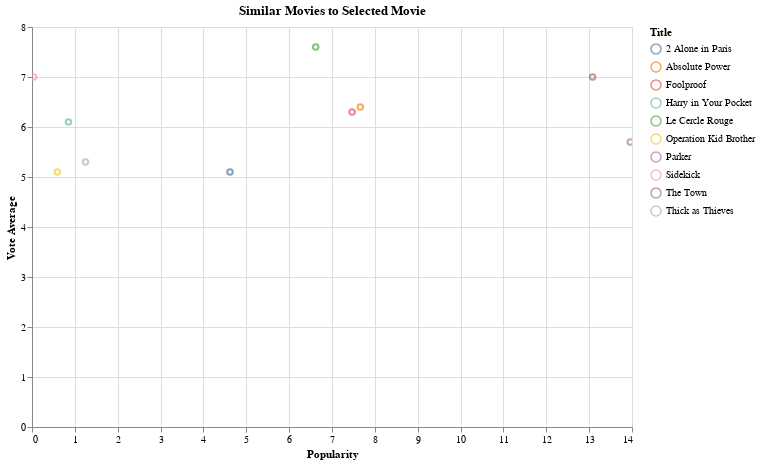

Source (notebook cell):
### Code cell
# Function to find similar movies
def find_similar_movies(movie_title, top_n=10):
    idx = movies_metadata_overview[movies_metadata_overview['title'] == movie_title].index[0]
    query_embedding = embeddings[idx].reshape(1, -1)

    # Calculate cosine similarity between the query and all movie embeddings
    similarities = cosine_similarity(query_embedding, embeddings).flatten()

    # Get the top N similar movies
    similar_indices = similarities.argsort()[::-1][1:top_n+1]
    similar_movies = movies_metadata_overview.iloc[similar_indices]

    return similar_movies

# pick 5 movies from the top 100 movies
filtered_movies = movies_metadata_credits.head(100).sample(5)
similar_movies = pd.concat([find_similar_movies(movie_title).assign(query_title=movie_title) for movie_title in filtered_movies['title']])
similar_movies = similar_movies.copy()
similar_movies['popularity'] = similar_movies['popularity'].astype(float).round(2)

dropdown_symbol = alt.binding_select(options=list(similar_movies["query_title"].unique()), name=" ")
selection_symbol = alt.selection_point(fields=["query_title"], bind=dropdown_symbol, value=filtered_movies['title'].values[0])

# display the similar movies on a chart
alt.Chart(similar_movies).mark_point().encode(
    alt.X('popularity', title='Popularity'),
    alt.Y('vote_average', title='Vote Average'),
    alt.Color('title', title='Title'),
    tooltip=['title', 'overview']
).add_params(
    selection_symbol
).transform_filter(
    selection_symbol
).properties(
    title='Similar Movies to Selected Movie',
    width=600,
    height=400,
).interactive()

### Figure 1 — Vega-Lite specification as saved in the notebook (floating-point values rounded to 4 significant figures)
{"config": {"view": {"continuousWidth": 300, "continuousHeight": 300}}, "data": {"name": "data-db4389282b570057c6e3a34d7d3a7213"}, "mark": {"type": "point"}, "encoding": {"color": {"field": "title", "title": "Title", "type": "nominal"}, "tooltip": [{"field": "title", "type": "nominal"}, {"field": "overview", "type": "nominal"}], "x": {"field": "popularity", "title": "Popularity", "type": "quantitative"}, "y": {"field": "vote_average", "title": "Vote Average", "type": "quantitative"}}, "height": 400, "params": [{"name": "param_65", "select": {"type": "point", "fields": ["query_title"]}, "bind": {"input": "select", "options": ["Heat", "The Bridges of Madison County", "Assassins", "Apollo 13", "Miracle on 34th Street"], "name": " "}, "value": "Heat"}, {"name": "param_66", "select": {"type": "interval", "encodings": ["x", "y"]}, "bind": "scales"}], "title": "Similar Movies to Selected Movie", "transform": [{"filter": {"param": "param_65"}}], "width": 600, "$schema": "https://vega.github.io/schema/vega-lite/v5.17.0.json", "datasets": {"data-db4389282b570057c6e3a34d7d3a7213": [{"id": 11660.0, "title": "Le Cercle Rouge", "overview": "Master thief Corey is fresh out of prison. But instead of toeing the line of law-abiding freedom, he finds his steps leading back to the shadowy world of crime, crossing those of a notorious escapee and alcoholic ex-cop. As the unlikely trio plots a heist against impossible odds, their trail is pursued by a relentless inspector, and fate seals their destinies.", "popularity": 6.62, "vote_average": 7.6, "query_title": "Heat"}, {"id": 23170.0, "title": "The Town", "overview": "Doug MacRay is a longtime thief, who, smarter than the rest of his crew, is looking for his chance to exit the game. When a bank job leads to the group kidnapping an attractive branch manager, he takes on the role of monitoring her – but their burgeoning relationship threatens to unveil the identities of Doug and his crew to the FBI Agent who is on their case.", "popularity": 13.08, "vote_average": 7.0, "query_title": "Heat"}, {"id": 67900.0, "title": "Thick as Thieves", "overview": "Two master thieves go at odds with one another as one sets the other up for a crime. The first, a suave pro who does his job and then hides in his own privacy, listening to old jazz records and caring for his ailing dog, Wally. The other is a local gangster with a taste for the finer life, who decides to eliminate the competition. This ignites a war between the two men and their aides. An angry mob boss and a female police officer try to sort the mess before things get too out of hand.", "popularity": 1.25, "vote_average": 5.3, "query_title": "Heat"}, {"id": 13740.0, "title": "2 Alone in Paris", "overview": "A bumbling Paris policeman is doggedly determined to capture the master thief that repeatedly eludes him, even when they're the last two men on Earth.", "popularity": 4.62, "vote_average": 5.1, "query_title": "Heat"}, {"id": 98080.0, "title": "Operation Kid Brother", "overview": "The evil crime syndicate Thanatos is bent on taking over the world, using a magnetic wave generator that will cause all metal-based machinery to grind to a halt. However, the well-known British secret agent normally assigned to such tasks isn't available, so they engage his civilian brother, Neil, to help. Neil, played by Neil Connery, is a world-class plastic surgeon, hypnotist, and lip-reader, which turn out to be precisely the skills required for thwarting Thanatos.", "popularity": 0.59, "vote_average": 5.1, "query_title": "Heat"}, {"id": 66.0, "title": "Absolute Power", "overview": "A master thief coincidentally is robbing a house where a murder in which the President of The United States is involved occurs in front of his eyes. He is forced to run yet may hold evidence that could convict the President. A political thriller from and starring Clint Eastwood and based on a novel by David Baldacci.", "popularity": 7.66, "vote_average": 6.4, "query_title": "Heat"}, {"id": 57270.0, "title": "Sidekick", "overview": "Mild-mannered computer consultant Norman Neale has two great loves in this cruel world: Comic books and his office's effervescent main receptionist, Andrea Hicks. Norman spends his days dreaming of Andrea from the isolation of his cubicle and his nights dreaming of fighting crime from the solitude of his apartment. Then one fateful day Norman discovers that a fellow co-worker, Victor Ventura, a swaggering, pretty-boy salesman, has slight telekinetic abilities beyond his understanding. After discussing his mind-blowing discovery with his only friend Chuck, a know-it-all comic book store owner, Norman comes to the outlandish conclusion that he should train Victor to become a real-life superhero by helping him refine and expand his extraordinary ability.", "popularity": 0.04, "vote_average": 7.0, "query_title": "Heat"}, {"id": 14530.0, "title": "Foolproof", "overview": "Kevin, Sam and Rob have an unusual hobby: planning foolproof heists, without intending to actually perform them. The game goes wrong when their latest plan is stolen and carried out. Things get even worse when a mysterious man approaches them with an offer: plan a heist for him, or go to jail. As the clock ticks, they find that the risk might be higher than just their freedom.", "popularity": 7.47, "vote_average": 6.3, "query_title": "Heat"}, {"id": 119300.0, "title": "Parker", "overview": "A thief with a unique code of professional ethics is double-crossed by his crew and left for dead. Assuming a new disguise and forming an unlikely alliance with a woman on the inside, he looks to hijack the score of the crew's latest heist.", "popularity": 13.96, "vote_average": 5.7, "query_title": "Heat"}, {"id": 72460.0, "title": "Harry in Your Pocket", "overview": "A master thief (James Coburn) and his drug-addicted partner teach two aspiring crooks (Michael Sarrazin, Trish Van Devere) how to steal wallets.", "popularity": 0.85, "vote_average": 6.1, "query_title": "Heat"}, {"id": 24870.0, "title": "Dark Mirror", "overview": "The story about a photographer who moves her family into a home filled with mirrors which seem to reflect a different reality.", "popularity": 2.12, "vote_average": 4.5, "query_title": "The Bridges of Madison County"}, {"id": 66140.0, "title": "The Cry of the Owl", "overview": "Robert is an architect and artist, in Vichy after separating from his Parisian wife. Robert finds it calms him to stand in the shadows of the home of Juliette and Patrick and watch her cook. She thinks he's a prowler and confronts him, then invites him in...", "popularity": 0.86, "vote_average": 5.5, "query_title": "The Bridges of Madison County"}, {"id": 328800.0, "title": "Eloquent Nude: The Love and Legacy of Edward Weston & Charis Wilson", "overview": "She was beautiful, smart, and searching. He was an emerging genius in the world of photography. When they met, they fell instantly in love. Setting off across the West with camera and typewriter in the depths of the Great Depression, Charis Wilson and Edward Weston transformed photography, and each other. Now age 90, Charis Wilson recounts her years with Weston with great humor, candor, and some regret. Combining insight from leading scholars, rare archival images, and convincingly authentic reenactments, Eloquent Nude presents a remarkable true story of love and loss, travel and adventure, and an intimate look at the making of Modern photography. Written by Anonymous", "popularity": 0.0, "vote_average": 0.0, "query_title": "The Bridges of Madison County"}, {"id": 12220.0, "title": "The Stepford Wives", "overview": "The urban aspirant photographer Joanna Eberhart moves from Manhattan to Stepford, Connecticut with her family. Her husband Walter Eberhart decided to live in a calm suburb, but Joanna did not like the neighborhood with beautiful and perfect housewives. She becomes friend of Bobbie Markowe and Charmaine Wimperis, and when they change Joanna tries to escape.", "popularity": 3.95, "vote_average": 6.7, "query_title": "The Bridges of Madison County"}, {"id": 112600.0, "title": "The Bride Walks Out", "overview": "Barbara Stanwyck takes top-billing as Carolyn Martin, a fashion model who hastily marries her boyfriend, engineer Michael Martin (Gene Raymond). But part of the marriage arrangement requires that Carolyn quit her $50-per-week modeling job to be a full-time housewife; the couple will instead live on Michael’s $35-per-week job.", "popularity": 0.27, "vote_average": 4.1, "query_title": "The Bridges of Madison County"}, {"id": 121900.0, "title": "Tender Is the Night", "overview": "Director Henry King's 1962 film adaptation of the F. Scott Fitzgerald novel stars Jennifer Jones, Jason Robards Jr., Joan Fontaine, Tom Ewell, Paul Lukas and Jill St. John.", "popularity": 0.24, "vote_average": 0.0, "query_title": "The Bridges of Madison County"}, {"id": 10180.0, "title": "The Midnight Meat Train", "overview": "The photographer Leon lives with his girlfriend and waitress Maya waiting for a chance to get in the photo business. When Maya contacts their friend Jurgis, he schedules a meeting for Leon with the successful owner of arts gallery Susan Hoff; she analyzes Leon's work and asks him to improve the quality of his photos. During the night, the upset Leon decides to wander on the streets taking pictures with his camera, and he follows three punks down to the subway station; when the gang attacks a young woman, Leon defends her and the guys move on. On the next morning, Leon discovers that the woman is missing. He goes to the police station, but Detective Lynn Hadley does not give much attention to him and discredits his statement. Leon becomes obsessed to find what happened with the stranger and he watches the subway station. When he sees the elegant butcher Mahogany in the train, Leon believes he might be a murderer and stalks him everywhere, in the beginning of his journey to the darkness.", "popularity": 13.39, "vote_average": 6.0, "query_title": "The Bridges of Madison County"}, {"id": 91210.0, "title": "A Woman's Tale", "overview": "Uplifting and intimate look at the last days of an elderly cancer victim. The film is even more relevant as it was written specifically for the lead actress, Sheila Florance, who was in fact dying of cancer as she created what is essentially a self-portrait.", "popularity": 0.11, "vote_average": 4.3, "query_title": "The Bridges of Madison County"}, {"id": 75400.0, "title": "Henri Cartier-Bresson: The Impassioned Eye", "overview": "Heinz Bütler interviews Henri Cartier-Bresson (1908-2004) late in life. Cartier-Bresson pulls out photographs, comments briefly, and holds them up to Bütler's camera. A few others share observations, including Isabelle Huppert, Arthur Miller, and Josef Koudelka. Cartier-Bresson talks about his travels, including Mexico in the 1930s, imprisonment during World War II, being with Gandhi moments before his assassination, and returning to sketching late in life. He shows us examples. He talks about becoming and being a photographer, about composition, and about some of his secrets to capture the moment.", "popularity": 0.14, "vote_average": 7.8, "query_title": "The Bridges of Madison County"}, {"id": 340600.0, "title": "Lavender", "overview": "A photographer struggling with memory loss discovers her pictures may indicate something sinister is hitting close to home.", "popularity": 3.53, "vote_average": 5.5, "query_title": "The Bridges of Madison County"}, {"id": 32010.0, "title": "Blast of Silence", "overview": "A hired killer from Cleveland has a job to do on a second-string mob boss in New York. But a special girl from his past, and a fat gun dealer with pet rats, each gets in his way.", "popularity": 0.68, "vote_average": 7.4, "query_title": "Assassins"}, {"id": 22670.0, "title": "Sharpshooter", "overview": "An assassin working for the CIA decides to take one final job before quitting only to find out that he is the target of his CIA boss.", "popularity": 9.4, "vote_average": 4.5, "query_title": "Assassins"}, {"id": 326100.0, "title": "Assassin", "overview": "Ruthless killer for hire breaks the rules of his profession and falls for a beautiful young woman. Discovering the notorious gangland brothers had hired him to kill her father, his world breaks down and he must turn against his criminal employers and their gang to save the woman he loves.", "popularity": 1.78, "vote_average": 3.8, "query_title": "Assassins"}, {"id": 26010.0, "title": "Legendary Assassin", "overview": "An assassin who is fresh from his latest kill becomes stranded in an island, when he inadvertently befriends a female police officer. As the night progresses, the unspoken truth honored by the two sides of the law is broken. After the remains of a body that belonged to a drug lord and syndicate crime leader are found, chaos ensues and criminals ravage the once peaceful streets in a race against time to find the mysterious murderer that's loose and out for blood.", "popularity": 3.41, "vote_average": 6.2, "query_title": "Assassins"}, {"id": 24.0, "title": "Kill Bill: Vol. 1", "overview": "An assassin is shot at the altar by her ruthless employer, Bill and other members of their assassination circle – but 'The Bride' lives to plot her vengeance. Setting out for some payback, she makes a death list and hunts down those who wronged her, saving Bill for last.", "popularity": 25.26, "vote_average": 7.7, "query_title": "Assassins"}, {"id": 48150.0, "title": "The Outside Man", "overview": "A French hit man is hired by a crime family to end the life of a rival mobster, but things fall apart when the boss who hired him is killed.", "popularity": 0.24, "vote_average": 6.8, "query_title": "Assassins"}, {"id": 331100.0, "title": "Sicarivs: The Night and the Silence", "overview": "A hit man receives the assignment to kill a woman. But what seems as another job complicates when he is about to execute her, but does not. He will have to go after those who gave him the contract, for, in his profession, those who do not comply with their duty end up dead. But the question remains, why did he not kill the woman?", "popularity": 0.65, "vote_average": 7.3, "query_title": "Assassins"}, {"id": 80520.0, "title": "Second Nature", "overview": "Everything is not as it seems for a man who recovers from a plane crash in which his family is killed. After plastic surgery and rehabilitation, he determines that he worked for a secret agency for which he was an assassin. His former boss puts him back to work to assassinate a political leader, but when he proves unable to pull the trigger, it is he who becomes the target for assassins. As he avoids capture, the story unfolds about his true past and the reason why he has a tattoo of \"chilly willy\" inside his lip.", "popularity": 1.0, "vote_average": 5.3, "query_title": "Assassins"}, {"id": 290700.0, "title": "Sniper: Legacy", "overview": "A rogue gunman is assassinating high-ranking military officers one by one. When Gunnery Sgt. Brandon Beckett is informed his father, legendary shooter Thomas Beckett has been killed, Brandon springs into action to take out the perpetrator. But when his father rescues him from an ambush, Brandon realizes he's a pawn being played by his superiors to draw out the killer. It's up to the two men, bound by blood, to bring an end to the carnage.", "popularity": 3.54, "vote_average": 5.5, "query_title": "Assassins"}, {"id": 62680.0, "title": "Snowman's Land", "overview": "When the wife of a crime boss is accidentally killed, the hit man who was hired to protect the remote house in which she was living tries to keep her death under wraps. Fearing vengeance from the gangster, he's soon locked in a fight for survival.", "popularity": 0.35, "vote_average": 5.6, "query_title": "Assassins"}, {"id": 128900.0, "title": "Apollo 13: To the Edge and Back", "overview": "Apollo 13: To the Edge and Back tells the gripping, true story of the catastrophic flight of the Apollo 13 and the heroic struggle to bring the astronauts back alive. With first-hand accounts from the pilots, their families, and the people of mission control, it documents a thrilling struggle against time and all odds and serves as a reminder that, in the words of James Lovell, \"We do not realize what we have on Earth until we leave it.\"", "popularity": 0.0, "vote_average": 0.0, "query_title": "Apollo 13"}, {"id": 295100.0, "title": "Bangkok, We Have A Problem!", "overview": "Serge Renart, a television journalist who's now a has-been, and Natacha Bison, a war reporter who has been laid off because she posed too much of a danger to her colleagues, find themselves forced to investigate a story together, which will take them to Thailand, in search of one of the best kept secrets of contemporary history.\n What really happened during the televised broadcast of the Apollo 11 mission, when man first walked on the moon?", "popularity": 3.0, "vote_average": 4.9, "query_title": "Apollo 13"}, {"id": 276500.0, "title": "The Last Man on the Moon", "overview": "The 1960s was an extraordinary time for the United States. Unburdened by post-war reparations, Americans were preoccupied with other developments like NASA, the game-changing space programme that put Neil Armstrong on the moon. Yet it was astronauts like Eugene Cernan who paved the uneven, perilous path to lunar exploration. A test pilot who lived to court danger, he was recruited along with 14 other men in a secretive process that saw them become the closest of friends and adversaries. In this intensely competitive environment, Cernan was one of only three men who was sent twice to the moon, with his second trip also being NASA’s final lunar mission. As he looks back at what he loved and lost during the eight years in Houston, an incomparably eventful life emerges into view. Director Mark Craig crafts a quietly epic biography that combines the rare insight of the surviving former astronauts with archival footage and otherworldly moonscapes.", "popularity": 1.12, "vote_average": 6.3, "query_title": "Apollo 13"}, {"id": 47870.0, "title": "The First Men in the Moon", "overview": "Mark Gatiss's adaptation of HG Wells's science fiction classic. July 1969, and as the world waits with bated breath for the Apollo astronauts to land on the Moon, a young boy meets 90-year-old Julius Bedford. He's a man with an extraordinary story of how, way back in 1909, he got to the Moon first, and, together with the eccentric Professor Cavor, discovered a terrifying secret deep beneath its seemingly-barren surface.", "popularity": 1.44, "vote_average": 5.5, "query_title": "Apollo 13"}, {"id": 44580.0, "title": "Moonshot, the Flight of Apollo 11", "overview": "Man's landing on the moon was our greatest technological achievement. The Apollo 11 mission was truly the stuff of dreams. For the first time, our species walked on another celestial body. Even more remarkable was their ability to make it back. This is the story of the July 20, 1969, Apollo 11 moon landing. Drama with digitally remastered original footage.", "popularity": 1.18, "vote_average": 5.9, "query_title": "Apollo 13"}, {"id": 30980.0, "title": "From the Earth to the Moon", "overview": "Tom Hanks, Imagine Entertainment and HBO present From the Earth to the Moon, the dramatic story of the unforgettable Apollo missions and their heroic astronauts, from President John F. Kennedy's historic speech, through the first manned expeditions into space, to the defining moment of the space program - putting a man on the moon.  \"One small step for man...one giant leap for mankind.\"  Powerfully told as never before through the unforgettable performances of Cary Elwes, Sally Field, Chris Isaak and many more, these are the stories of the men, women and children who lived, breathed and manufactured from the power of human will one of the greatest achievements in the history of mankind.", "popularity": 3.22, "vote_average": 8.4, "query_title": "Apollo 13"}, {"id": 50360.0, "title": "Apollo 18", "overview": "Officially, Apollo 17 was the last manned mission to the moon. But a year later in 1973, three American astronauts were sent on a secret mission to the moon funded by the US Department of Defense. What you are about to see is the actual footage which the astronauts captured on that mission. While NASA denies it's authenticity, others say it's the real reason we've never gone back to the moon.", "popularity": 10.71, "vote_average": 5.0, "query_title": "Apollo 13"}, {"id": 5257.0, "title": "The Dish", "overview": "The true story of how the Parkes Radio Telescope was used to relay the live television of man's first steps on the moon, during the Apollo 11 mission in 1969.", "popularity": 6.26, "vote_average": 6.6, "query_title": "Apollo 13"}, {"id": 98360.0, "title": "The Space Movie", "overview": "1969's Apollo 11 mission to the moon is highlighted in this tribute to the history of the United States' space program.", "popularity": 0.12, "vote_average": 3.8, "query_title": "Apollo 13"}, {"id": 3007.0, "title": "Woman in the Moon", "overview": "A scientist discovers that there's gold on the moon, he builds a rocket to fly there, but there's too much rivalry among the crew to have a sucessful expedition.", "popularity": 1.24, "vote_average": 6.7, "query_title": "Apollo 13"}, {"id": 73580.0, "title": "Mermaid", "overview": "The fanciful tale of an introverted little girl who grows up believing she has the power to make wishes come true. She must reconcile this belief with reality when, as a young woman, she journeys to Moscow and grapples with love, modernity and materialism.", "popularity": 1.42, "vote_average": 6.3, "query_title": "Miracle on 34th Street"}, {"id": 81420.0, "title": "Annie Claus is Coming to Town", "overview": "This year, Santa’s daughter (Maria Thayer) takes her first trip away from the North Pole during the Christmas season hoping to find adventure and love in sunny California. While Santa watches his daughter through a magic snow globe, Annie arrives in L.A. and becomes friends with the owner of Candy Cane Inn, Lucy (Vivica A. Fox), and her daughter, Mia (Nay Nay Kirby). She also quickly lands a job at Wonderland Toys. Wonderland Toys’ owner, Ted (Sam Page) is struggling to stay in business selling old-fashioned toys in a digital world. Annie soon realizes that she wants Ted’s business to thrive because she has feelings for this Christmas traditionalist.", "popularity": 0.37, "vote_average": 5.9, "query_title": "Miracle on 34th Street"}, {"id": 26990.0, "title": "The Perfect Holiday", "overview": "A young girl turns to a department store Santa in the hopes that he will help find a new husband for her divorced mother.", "popularity": 1.38, "vote_average": 5.7, "query_title": "Miracle on 34th Street"}, {"id": 35300.0, "title": "Daisy Diamond", "overview": "A tragic story about Anna who dreams of one thing only: making it as an actress. She moves from Sweden to Copenhagen to pursue her dream. But fate has something else in store for her. Though she struggles to give her 4 month old daughter a good start in life, she ultimately fails to unite her dream of acting with a safe and loving environment for her child, culminating in a desperate act that has fatal consequences for Anna and her daughter.", "popularity": 0.48, "vote_average": 6.0, "query_title": "Miracle on 34th Street"}, {"id": 40200.0, "title": "16 Wishes", "overview": "The story about Abby Jensen, a girl who's been eager to reach her 16th birthday and has kept a secret wish list since she was a little girl. When the Big Day actually arrives, utter disaster strikes, leaving Abby to think her birthday is ruined. But when a mysterious box of magical birthday candles arrives to turn things around, Abby's 16 Wishes start to come true. Her day gets better and better...until she makes one wish that threatens to change everything.", "popularity": 4.87, "vote_average": 5.5, "query_title": "Miracle on 34th Street"}, {"id": 437300.0, "title": "Orbiter 9", "overview": "A girl discovers that the reality of her life isn't as she believes.", "popularity": 9.68, "vote_average": 5.5, "query_title": "Miracle on 34th Street"}, {"id": 329000.0, "title": "Emelie", "overview": "After their regular babysitter Maggie can’t make it, the Thompson family turns to her friend Anna to supervise their children while the parents go out to celebrate their anniversary. At first Anna seems like a dream come true to the kids, allowing them to eat extra cookies and play with things that are usually off-limits, but as her behavior becomes increasingly odd, the kids soon find out that her intentions are dark and twisted, and she is not who she seems to be.", "popularity": 5.54, "vote_average": 5.4, "query_title": "Miracle on 34th Street"}, {"id": 376500.0, "title": "The Strange House", "overview": "A young girl pretends to be the deceased granddaughter of an ailing grandmother soon to celebrate her birthday. The aged woman does not know her granddaughter has died; thinking she has only left, and the young girl, with her remarkable resemblance, is asked by the family to accompany the grandmother in her last days; posing as her granddaughter in order to cheer her up for her anniversary. The young girl suddenly experiences horrific visions of the dead granddaughter, and her life is threatened when the rest of the family suddenly conspires to kill her. Now in danger, she seeks the truth about the dead girl, while slowly succumbing to insanity as illusion and reality merge.", "popularity": 1.7, "vote_average": 5.5, "query_title": "Miracle on 34th Street"}, {"id": 32620.0, "title": "Angela", "overview": "A ten year old girl named Angela leads her six year old sister, Ellie, through various regimens of 'purification' in an attempt to rid themselves of their evil, which she believes to be the cause of their mother's mental illness. Precocious, to say the least, Angela has visions of Lucifer coming to take her and her sister away, and one of her remedies for this is for them to remain within a circle of their dolls and toys until they see a vision of the virgin Mary come to them. But such thinking can only lead to an ending befitting of her own mental state.", "popularity": 2.2, "vote_average": 5.6, "query_title": "Miracle on 34th Street"}, {"id": 145300.0, "title": "Dear Santa", "overview": "Crystal, a rich party girl, finds a little girl's letter to Santa asking for a new mother, and she vows to win over the father and daughter before the holidays.", "popularity": 4.74, "vote_average": 6.8, "query_title": "Miracle on 34th Street"}]}}
